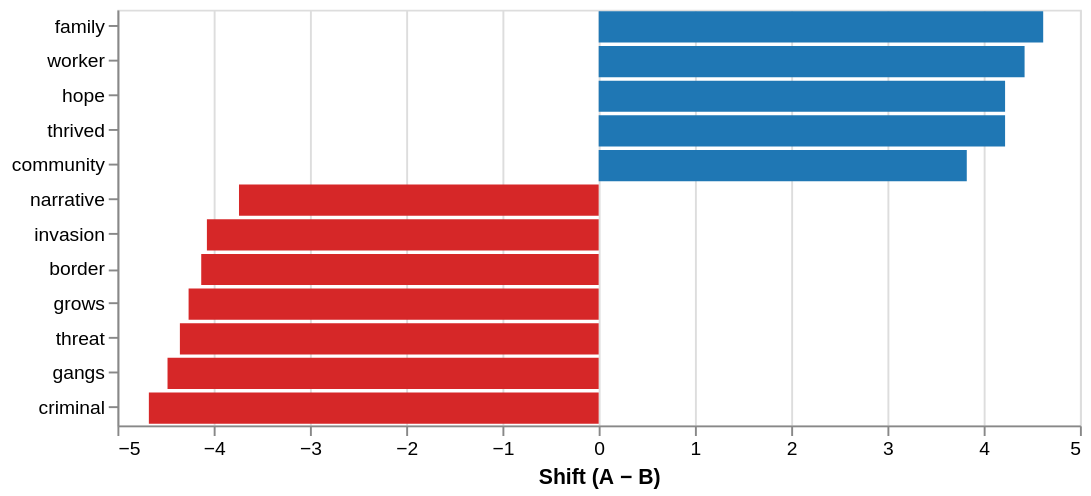

The notebook cell saved with this chart:
### Code cell
shift.plot(n=12)

### Figure 1 — Vega-Lite specification as saved in the notebook (floating-point values rounded to 4 significant figures)
{"config": {"view": {"continuousWidth": 300, "continuousHeight": 300}}, "data": {"name": "data-97697b265bd62545a9f92eb2c742bba8"}, "mark": {"type": "bar"}, "encoding": {"color": {"condition": {"test": "(datum.shift >= 0)", "value": "#1f77b4"}, "value": "#d62728"}, "tooltip": [{"field": "collocate", "type": "nominal"}, {"field": "count_a", "type": "quantitative"}, {"field": "count_b", "type": "quantitative"}, {"field": "score_a", "type": "quantitative"}, {"field": "score_b", "type": "quantitative"}, {"field": "shift", "type": "quantitative"}], "x": {"field": "shift", "title": "Shift (A − B)", "type": "quantitative"}, "y": {"field": "collocate", "sort": "-x", "title": null, "type": "nominal"}}, "height": 216, "width": 500, "$schema": "https://vega.github.io/schema/vega-lite/v6.4.1.json", "datasets": {"data-97697b265bd62545a9f92eb2c742bba8": [{"collocate": "family", "count_a": 17, "count_b": 0, "score_a": 13.3, "score_b": 8.678, "shift": 4.618}, {"collocate": "worker", "count_a": 14, "count_b": 0, "score_a": 13.1, "score_b": 8.678, "shift": 4.425}, {"collocate": "hope", "count_a": 10, "count_b": 0, "score_a": 12.9, "score_b": 8.678, "shift": 4.222}, {"collocate": "thrived", "count_a": 10, "count_b": 0, "score_a": 12.9, "score_b": 8.678, "shift": 4.222}, {"collocate": "community", "count_a": 8, "count_b": 0, "score_a": 12.5, "score_b": 8.678, "shift": 3.824}, {"collocate": "narrative", "count_a": 0, "count_b": 7, "score_a": 8.678, "score_b": 12.42, "shift": -3.737}, {"collocate": "invasion", "count_a": 0, "count_b": 10, "score_a": 8.678, "score_b": 12.75, "shift": -4.07}, {"collocate": "border", "count_a": 0, "count_b": 10, "score_a": 8.678, "score_b": 12.81, "shift": -4.129}, {"collocate": "grows", "count_a": 0, "count_b": 11, "score_a": 8.678, "score_b": 12.94, "shift": -4.261}, {"collocate": "threat", "count_a": 0, "count_b": 12, "score_a": 8.678, "score_b": 13.03, "shift": -4.351}, {"collocate": "gangs", "count_a": 0, "count_b": 14, "score_a": 8.678, "score_b": 13.16, "shift": -4.479}, {"collocate": "criminal", "count_a": 0, "count_b": 18, "score_a": 8.678, "score_b": 13.35, "shift": -4.673}]}}
